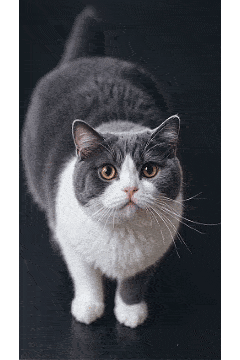
#> input picture main/pet/assets/gif/angry.gif, 240 x 360 px
$ python -i convert_pet_image.py   (imports and definitions only)
#> lines starting #> are read from the running program, lines starting #| are printed output that depends on the picture
#!/usr/bin/env python3
"""Convert PNG/JPG to RGB565 C array for ESP32-S3 pet display.

Usage (single):
    python scripts/convert_pet_image.py <input.png/jpg> <output.c> [--width 240 --height 320]

Usage (batch):
    python scripts/convert_pet_image.py --batch <images_dir> [--output-dir <c_files_dir>]

Batch mode converts every *.png / *.jpg / *.jpeg in <images_dir> to a matching
<name>.c in the output directory. The output name is derived from the input
filename (without extension). Images are cropped/scaled to exactly 240x320.
"""

import argparse
import os
from PIL import Image


def rgb888_to_rgb565(r: int, g: int, b: int) -> int:
    """Pack 8-bit RGB into RGB565 (native uint16, R in high bits).

    生成标准 RGB565：R 在高位字节。esp_lcd_panel_draw_bitmap 对 ST7789 约定
    数组即 RGB565（R 高字节），由面板 rgb_ele_order 决定最终 BGR/RGB 解释，
    这里不做任何字节交换，否则会与 rgb_ele_order 双重反转导致红蓝对调（偏蓝）。
    """
    return ((r & 0xF8) << 8) | ((g & 0xFC) << 3) | ((b & 0xF8) >> 3)


def convert(input_path: str, output_path: str, width: int = 240, height: int = 320) -> None:
#> called with input_path = '../main/pet/assets/gif/angry.gif', output_path = 'out.png', width = 240, height = 320
    img = Image.open(input_path)
#> img is the input picture: PIL image 240x360 P; mean R, G, B, A 56.3, 58, 62.8, 214.6
    if img.mode != "RGB":
        img = img.convert("RGB")
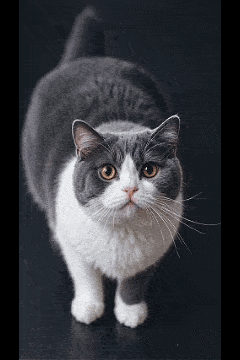
#> img: PIL image 240x360 RGB; mean R, G, B 56.3, 58, 62.8

    # Resize with aspect ratio crop to fill target exactly
    src_w, src_h = img.size
#> src_w = 240; src_h = 360
    src_ratio = src_w / src_h
#> src_ratio = 0.667
    dst_ratio = width / height
    if src_ratio > dst_ratio:
        # source is wider: crop width to match height
        new_h = height
        new_w = int(height * src_ratio)
        img = img.resize((new_w, new_h), Image.LANCZOS)
        left = (new_w - width) // 2
        img = img.crop((left, 0, left + width, height))
    elif src_ratio < dst_ratio:
        # source is taller: crop height to match width
        new_w = width
        new_h = int(width / src_ratio)
#> new_h = 360
        img = img.resize((new_w, new_h), Image.LANCZOS)
        top = (new_h - height) // 2
#> top = 20
        img = img.crop((0, top, width, top + height))
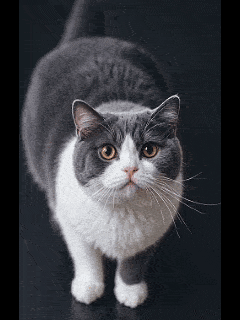
#> img: PIL image 240x320 RGB; mean R, G, B 60.2, 61.6, 66.3
    else:
        img = img.resize((width, height), Image.LANCZOS)

#> (the run stopped early here; a loop or call above may not have finished)
